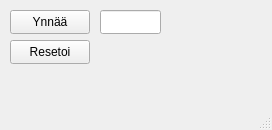
<?xml version="1.0" encoding="UTF-8"?>
<ui version="4.0">
 <class>MainWindow</class>
 <widget class="QMainWindow" name="MainWindow">
  <property name="geometry">
   <rect>
    <x>0</x>
    <y>0</y>
    <width>272</width>
    <height>130</height>
   </rect>
  </property>
  <property name="windowTitle">
   <string>Laskuri</string>
  </property>
  <widget class="QWidget" name="centralwidget">
   <widget class="QPushButton" name="btnPlus">
    <property name="geometry">
     <rect>
      <x>10</x>
      <y>10</y>
      <width>80</width>
      <height>24</height>
     </rect>
    </property>
    <property name="text">
     <string>Ynnää</string>
    </property>
   </widget>
   <widget class="QPushButton" name="btnReset">
    <property name="geometry">
     <rect>
      <x>10</x>
      <y>40</y>
      <width>80</width>
      <height>24</height>
     </rect>
    </property>
    <property name="text">
     <string>Resetoi</string>
    </property>
   </widget>
   <widget class="QLineEdit" name="lineEdit">
    <property name="geometry">
     <rect>
      <x>100</x>
      <y>10</y>
      <width>61</width>
      <height>24</height>
     </rect>
    </property>
    <property name="text">
     <string/>
    </property>
   </widget>
  </widget>
  <widget class="QStatusBar" name="statusbar"/>
  <widget class="QMenuBar" name="menuBar">
   <property name="geometry">
    <rect>
     <x>0</x>
     <y>0</y>
     <width>272</width>
     <height>21</height>
    </rect>
   </property>
  </widget>
 </widget>
 <resources/>
 <connections/>
</ui>
